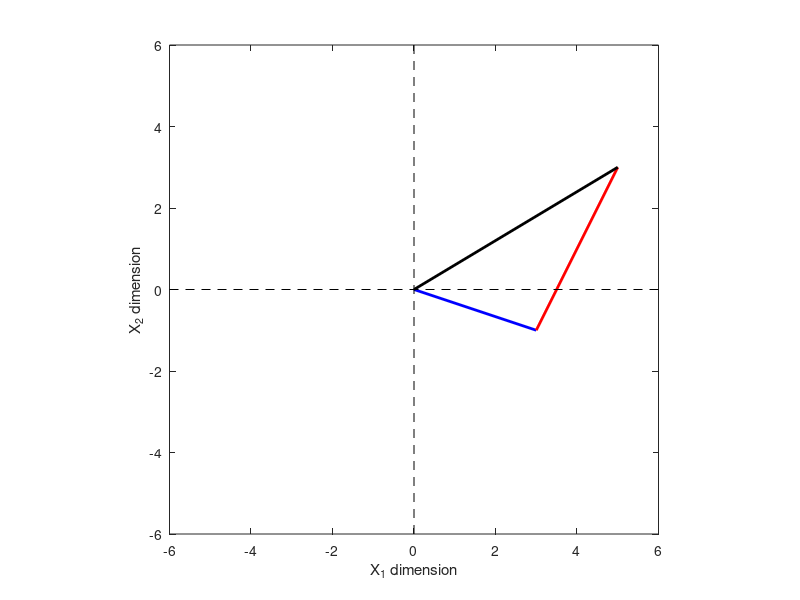

This figure's MATLAB source:
v1 = [ 3 -1 ];
v2 = [ 2  4 ];

v3 = v1+v2

figure(2), clf

plot([0 v1(1)],[0 v1(2)], 'b', 'LineWidth', 2)
hold on
plot([0 v2(1)]+v1(1), [0 v2(2)]+v1(2), 'r', 'LineWidth', 2)
plot([0 v3(1)], [0 v3(2)], 'k', 'LineWidth', 2)

axis square
axis([ -1 1 -1 1]*6)
hold on
plot(get(gca, 'xlim'), [0 0], 'k--')
plot([0 0], get(gca, 'ylim'), 'k--')
xlabel('X_1 dimension')
ylabel('X_2 dimension')